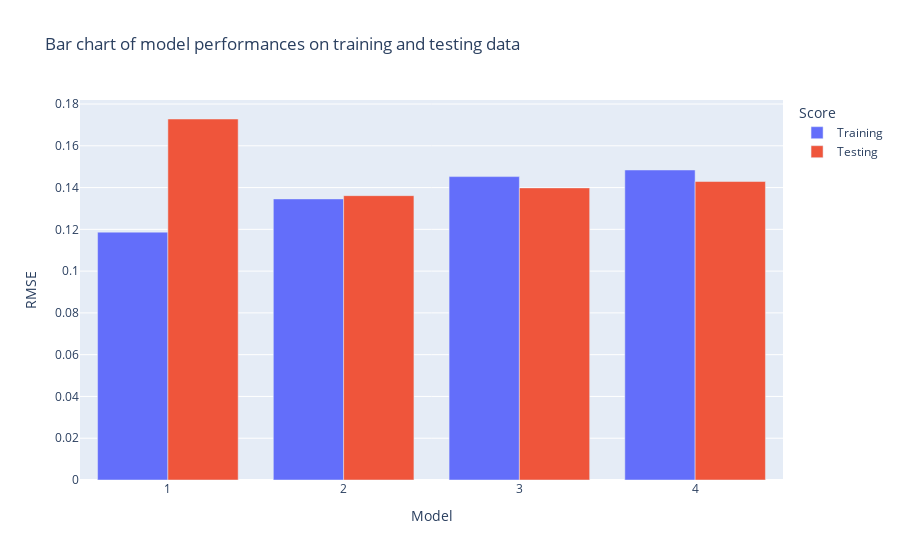

The code cell stored with this chart in its notebook:
### Markdown cell above
# Training and testing:

### Code cell
np.random.seed(130)
train_size = 800
data_indices = np.random.choice(design_matrix.index, size=design_matrix.shape[0], replace=False)
train_indices = data_indices[train_size:]
test_indices = data_indices[:train_size]

model_1_train_test_fit = sm.OLS(y[train_indices], sm.add_constant(design_matrix.iloc[train_indices][model_1_variables])).fit()
model_1_train_RMSE = ((y[train_indices] - model_1_train_test_fit.predict())**2).mean()**.5
model_1_test_RMSE = ((y[test_indices] - 
                      model_1_train_test_fit.predict(sm.add_constant(design_matrix.iloc[test_indices][model_1_variables]))
                     )**2).mean()**.5

model_2_train_test_fit = sm.OLS(y[train_indices], sm.add_constant(design_matrix.iloc[train_indices][model_2_variables])).fit()
model_2_train_RMSE = ((y[train_indices] - model_2_train_test_fit.predict())**2).mean()**.5
model_2_test_RMSE = ((y[test_indices] - 
                      model_2_train_test_fit.predict(sm.add_constant(design_matrix.iloc[test_indices][model_2_variables]))
                     )**2).mean()**.5

model_3_train_test_fit = sm.OLS(y[train_indices], sm.add_constant(design_matrix.iloc[train_indices][model_3_variables])).fit()
model_3_train_RMSE = ((y[train_indices] - model_3_train_test_fit.predict())**2).mean()**.5
model_3_test_RMSE = ((y[test_indices] - 
                      model_3_train_test_fit.predict(sm.add_constant(design_matrix.iloc[test_indices][model_3_variables]))
                     )**2).mean()**.5

model_4_train_test_fit = sm.OLS(y[train_indices], sm.add_constant(design_matrix.iloc[train_indices][model_4_variables])).fit()
model_4_train_RMSE = ((y[train_indices] - model_4_train_test_fit.predict())**2).mean()**.5
model_4_test_RMSE = ((y[test_indices] - 
                      model_4_train_test_fit.predict(sm.add_constant(design_matrix.iloc[test_indices][model_4_variables]))
                     )**2).mean()**.5

import plotly.express as px
px.bar(pd.DataFrame({'RMSE': [model_1_train_RMSE, model_2_train_RMSE, model_3_train_RMSE, model_4_train_RMSE] + 
                             [model_1_test_RMSE, model_2_test_RMSE, model_3_test_RMSE, model_4_test_RMSE],
                     'Score': ['Training']*4+['Testing']*4,
                     'Model': [1,2,3,4]+[1,2,3,4]}), 
       y='RMSE', x='Model', color='Score', barmode='group', title = "Bar chart of model performances on training and testing data")

### Figure 1 — Plotly figure (JSON) as saved in the notebook; plotly's stock layout.template omitted (floating-point values rounded to 4 significant figures)
{"data": [{"alignmentgroup": "True", "hovertemplate": "Score=Training<br>Model=%{x}<br>RMSE=%{y}<extra></extra>", "legendgroup": "Training", "marker": {"color": "#636efa", "pattern": {"shape": ""}}, "name": "Training", "offsetgroup": "Training", "orientation": "v", "showlegend": true, "textposition": "auto", "type": "bar", "x": [1, 2, 3, 4], "xaxis": "x", "y": [0.1187, 0.1346, 0.1453, 0.1484], "yaxis": "y"}, {"alignmentgroup": "True", "hovertemplate": "Score=Testing<br>Model=%{x}<br>RMSE=%{y}<extra></extra>", "legendgroup": "Testing", "marker": {"color": "#EF553B", "pattern": {"shape": ""}}, "name": "Testing", "offsetgroup": "Testing", "orientation": "v", "showlegend": true, "textposition": "auto", "type": "bar", "x": [1, 2, 3, 4], "xaxis": "x", "y": [0.1728, 0.1361, 0.1398, 0.1429], "yaxis": "y"}], "layout": {"barmode": "group", "legend": {"title": {"text": "Score"}, "tracegroupgap": 0}, "title": {"text": "Bar chart of model performances on training and testing data"}, "xaxis": {"anchor": "y", "domain": [0, 1], "title": {"text": "Model"}}, "yaxis": {"anchor": "x", "domain": [0, 1], "title": {"text": "RMSE"}}}}
